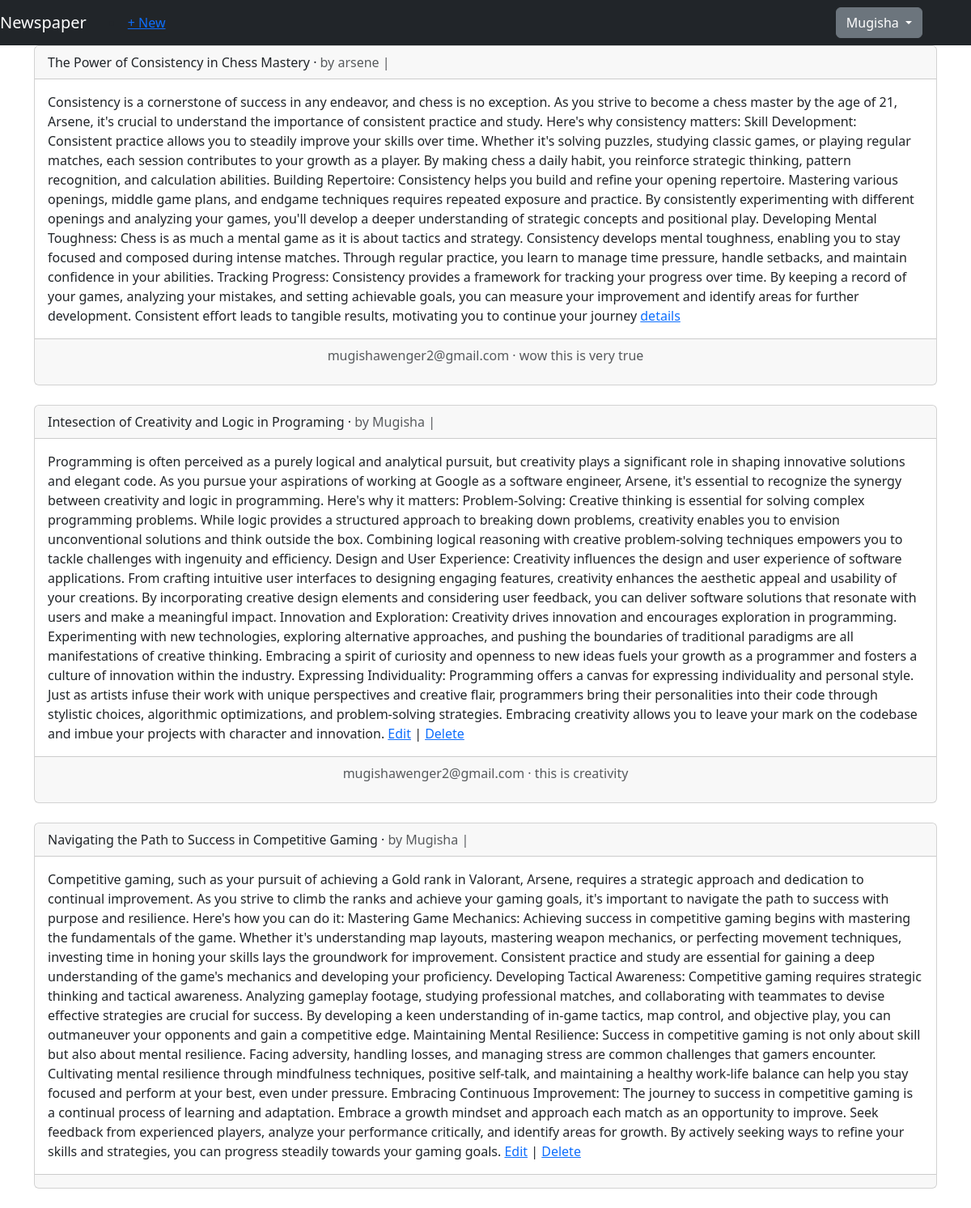
Screenshot of /articles/ (signed in) with the database file from the repository.
### users/models.py (models this page shows)
class CustomUser(AbstractUser):
    is_author = models.BooleanField(default=False)
    age = models.PositiveIntegerField(null=True,blank=True)
    email = models.EmailField(max_length=254,unique=True,null=False,blank=False)
    USERNAME_FIELD = 'email'
    REQUIRED_FIELDS = ['username','password']

### articles/models.py (models this page shows, shortened)
class Article(models.Model):
    title = models.CharField(max_length=100)
    body = models.TextField()
    data = models.DateField(auto_now_add=True)
    author = models.ForeignKey(get_user_model(),on_delete=models.CASCADE)

class Comment(models.Model):
    article = models.ForeignKey(Article,on_delete=models.CASCADE,related_name='comments')
    comment = models.CharField(max_length=140)
    author = models.ForeignKey(get_user_model(),on_delete=models.CASCADE)
    def __str__(self):
        return self.comment

### articles/views.py (the view)
# urls.py: path('', ArticlesListView.as_view(), name='articles_list'),
class ArticlesListView(ListView):
    model = Article
    template_name = 'articles/articles_list.html'
    login_url = 'login'

### templates/articles/articles_list.html (shortened to what this page needs)
{% extends 'base.html' %}
{% block content %}
{% for article in object_list %}
<div class="card">
<div class="card-header">
<span class="font-weight-bold">{{ article.title }}</span> &middot;
<span class="text-muted">by {{ article.author.username }} |
{{ article.date }}</span>
</div>
<div class="card-body">
{{ article.body }}
    {% if article.author == request.user  %}
    <a href="{% url 'article_edit' article.pk %}">Edit</a> |
    <a href="{% url 'article_delete' article.pk %}">Delete</a>
    {% else %}
    <a href="{% url 'article_details' article.pk %}">details</a>
    {% endif %}
</div>
<div class="card-footer text-center text-muted">
    {% for comment in article.comments.all %}
        <p>
            <span class="font-weight-bold">{{ comment.author }} &middot;</span>
            {{ comment }}
        </p>
    {% endfor %}
</div>
</div>
<br />
{% endfor %}
{% endblock content %}

### templates/base.html (shortened to what this page needs)
<!DOCTYPE html>
<html lang="en">
  <head>
    <link rel="stylesheet"
    href="https://cdn.jsdelivr.net/npm/bootstrap@5.3.3/dist/css/bootstrap.min.css">
  <body>
    <main>
        <nav class="navbar navbar-expand-lg bg-dark">
            <a class="navbar-brand text-white" href="{% url 'home' %}">Newspaper</a>
                 <div class="container-fluid ml-7">
                            {% if request.user.is_authenticated %}
<li class="nav-item"><a href="{% url 'article_new' %}">+ New</a></li>
                            <div class="dropdown">
                                    <button class="btn btn-secondary dropdown-toggle mx-5" type="button" data-bs-toggle="dropdown" aria-expanded="false">
                                        {{request.user.username}}
                                    </button>
                                    </div>
                        {% endif %}
                </div>
        </nav>
      <div class="container">{% block content %} {% endblock content %}</div>
    </main>
  </body>
</html>

### rows the page displays
CustomUser: user.username "Mugisha"
Article: title "The Power of Consistency in Chess Mastery", author.username "arsene", body "Consistency is a cornerstone of success in any endeavor, and chess is no exception. As you strive to become a chess master by the age of 21, Arsene, it's crucial to understand the importance of consistent practice and study. Here's why consistency matters: Skill Development: Consistent practice allows you to steadily improve your skills over time. Whether it's solving puzzles, studying classic games, or playing regular matches, each session contributes to your growth as a player. By making chess a daily habit, you reinforce strategic thinking, pattern recognition, and calculation abilities. Building Repertoire: Consistency helps you build and refine your opening repertoire. Mastering…", shows "details"
Comment: author "mugishawenger2@gmail.com", comment "wow this is very true"
Article: title "Intesection of Creativity and Logic in Programing", author.username "Mugisha", body "Programming is often perceived as a purely logical and analytical pursuit, but creativity plays a significant role in shaping innovative solutions and elegant code. As you pursue your aspirations of working at Google as a software engineer, Arsene, it's essential to recognize the synergy between creativity and logic in programming. Here's why it matters: Problem-Solving: Creative thinking is essential for solving complex programming problems. While logic provides a structured approach to breaking down problems, creativity enables you to envision unconventional solutions and think outside the box. Combining logical reasoning with creative problem-solving techniques empowers you to tackle…", shows "Edit"
Comment: author "mugishawenger2@gmail.com", comment "this is creativity"
Article: title "Navigating the Path to Success in Competitive Gaming", author.username "Mugisha", body "Competitive gaming, such as your pursuit of achieving a Gold rank in Valorant, Arsene, requires a strategic approach and dedication to continual improvement. As you strive to climb the ranks and achieve your gaming goals, it's important to navigate the path to success with purpose and resilience. Here's how you can do it: Mastering Game Mechanics: Achieving success in competitive gaming begins with mastering the fundamentals of the game. Whether it's understanding map layouts, mastering weapon mechanics, or perfecting movement techniques, investing time in honing your skills lays the groundwork for improvement. Consistent practice and study are essential for gaining a deep understanding of…", shows "Edit"
